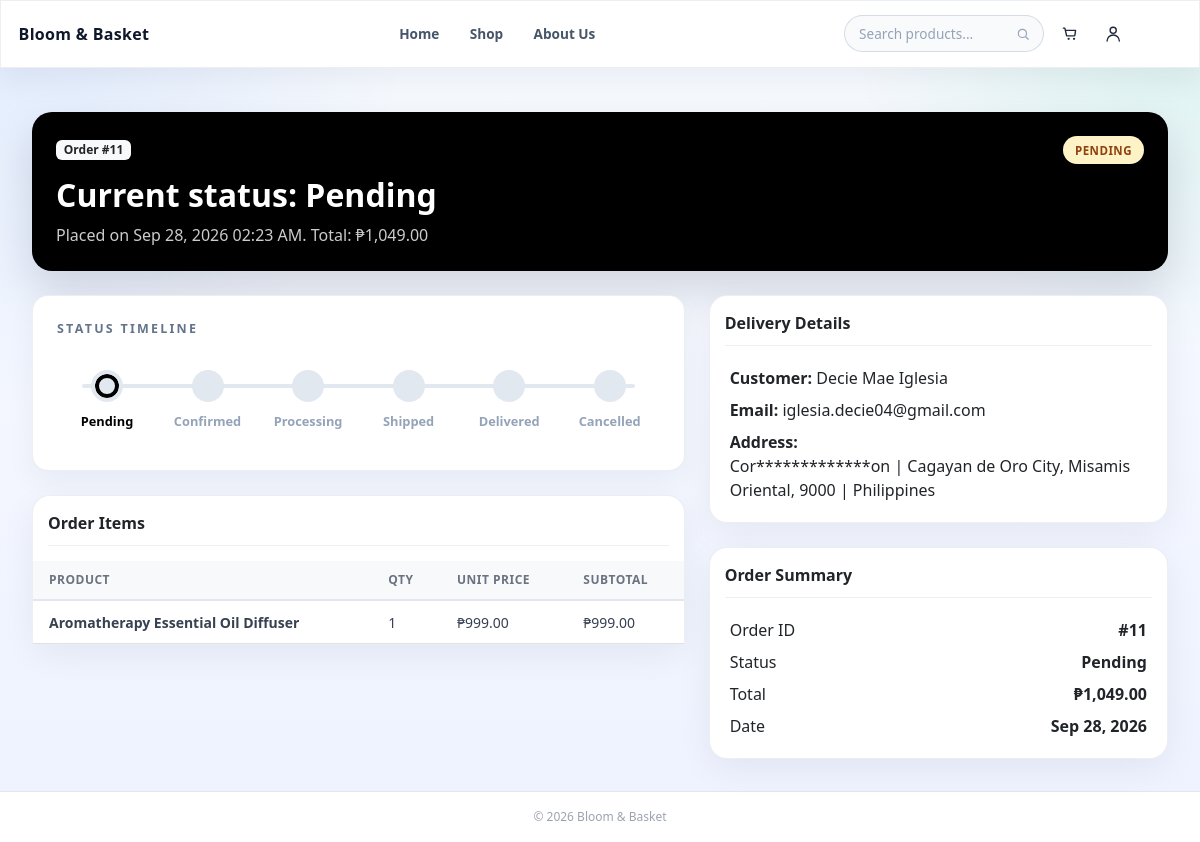
Screenshot of /customer_order_tracking.php (signed in) with the database file from the repository.
### tables this page shows
CREATE TABLE `orders` (
  `order_id` int(11) NOT NULL AUTO_INCREMENT,
  `user_id` int(11) NOT NULL,
  `order_date` timestamp NOT NULL DEFAULT current_timestamp(),
  `total_amount` decimal(10,2) NOT NULL,
  `status` varchar(20) NOT NULL DEFAULT 'Pending',
  `shipping_address` text DEFAULT NULL,
  `payment_method` varchar(50) DEFAULT NULL,
  `payment_status` varchar(20) DEFAULT NULL,
  `shipping_fee` decimal(10,2) DEFAULT 0.00,
  PRIMARY KEY (`order_id`),
  KEY `fk_orders_user` (`user_id`),
  CONSTRAINT `fk_orders_user` FOREIGN KEY (`user_id`) REFERENCES `users` (`user_id`) ON DELETE CASCADE ON UPDATE CASCADE
);

CREATE TABLE `order_details` (
  `order_detail_id` int(11) NOT NULL AUTO_INCREMENT,
  `order_id` int(11) NOT NULL,
  `product_id` int(11) NOT NULL,
  `quantity` int(11) NOT NULL,
  `unit_price` decimal(10,2) NOT NULL,
  `subtotal` decimal(10,2) NOT NULL,
  PRIMARY KEY (`order_detail_id`),
  KEY `fk_order_details_order` (`order_id`),
  KEY `fk_order_details_product` (`product_id`),
  CONSTRAINT `fk_order_details_order` FOREIGN KEY (`order_id`) REFERENCES `orders` (`order_id`) ON DELETE CASCADE ON UPDATE CASCADE,
  CONSTRAINT `fk_order_details_product` FOREIGN KEY (`product_id`) REFERENCES `products` (`product_id`) ON DELETE CASCADE ON UPDATE CASCADE
);

CREATE TABLE `products` (
  `product_id` int(11) NOT NULL AUTO_INCREMENT,
  `category_id` int(11) NOT NULL,
  `created_by` int(11) DEFAULT NULL,
  `updated_by` int(11) DEFAULT NULL,
  `product_name` varchar(150) NOT NULL,
  `description` text DEFAULT NULL,
  `price` decimal(10,2) NOT NULL,
  `stock_quantity` int(11) NOT NULL DEFAULT 0,
  `image_url` varchar(255) DEFAULT NULL,
  `created_at` timestamp NOT NULL DEFAULT current_timestamp(),
  PRIMARY KEY (`product_id`),
  KEY `fk_products_category` (`category_id`),
  KEY `fk_products_created_by` (`created_by`),
  KEY `fk_products_updated_by` (`updated_by`),
  CONSTRAINT `fk_products_category` FOREIGN KEY (`category_id`) REFERENCES `categories` (`category_id`) ON DELETE CASCADE ON UPDATE CASCADE,
  CONSTRAINT `fk_products_created_by` FOREIGN KEY (`created_by`) REFERENCES `admins` (`admin_id`) ON DELETE SET NULL ON UPDATE CASCADE,
  CONSTRAINT `fk_products_updated_by` FOREIGN KEY (`updated_by`) REFERENCES `admins` (`admin_id`) ON DELETE SET NULL ON UPDATE CASCADE
);

CREATE TABLE `users` (
  `user_id` int(11) NOT NULL AUTO_INCREMENT,
  `first_name` varchar(50) NOT NULL,
  `last_name` varchar(50) NOT NULL,
  `email` varchar(100) NOT NULL,
  `password` varchar(255) NOT NULL,
  `phone_number` varchar(20) DEFAULT NULL,
  `created_at` timestamp NOT NULL DEFAULT current_timestamp(),
  PRIMARY KEY (`user_id`),
  UNIQUE KEY `email` (`email`)
);

### includes/customer_system.php (called while the page is built, shortened)
<?php
function currentCustomerId(): ?int
{
    return !empty($_SESSION['customer_user_id']) ? (int)$_SESSION['customer_user_id'] : null;
}
function fetchCurrentCustomer(mysqli $conn): ?array
{
    $customerId = currentCustomerId();
    $stmt = $conn->prepare('SELECT user_id, first_name, last_name, email, phone_number, created_at FROM users WHERE user_id = ?');
    $stmt->bind_param('i', $customerId);
    $stmt->execute();
    $result = $stmt->get_result();
    $customer = $result ? $result->fetch_assoc() : null;
    return $customer ?: null;
}
function orderStatusOptions(): array
{
    return ['Pending', 'Confirmed', 'Processing', 'Shipped', 'Delivered', 'Cancelled'];
}
function orderStatusBadgeClass(string $status): string
{
    return match (strtolower(trim($status))) {
        'confirmed' => 'status-confirmed',
        'processing' => 'status-processing',
        'shipped' => 'status-shipped',
        'delivered' => 'status-delivered',
        'cancelled' => 'status-cancelled',
        default => 'status-pending',
    };
}

### customer_order_tracking.php (the view, shortened to what this page needs)
<?php
require_once 'config/db.php';
require_once 'includes/customer_system.php';
$conn = getConnection();
$customer = fetchCurrentCustomer($conn);
$customerId = (int)$customer['user_id'];
$orderId = (int)($_GET['order_id'] ?? 0);
if ($orderId <= 0) {
    $stmt = $conn->prepare('SELECT order_id FROM orders WHERE user_id = ? ORDER BY order_date DESC LIMIT 1');
    $stmt->bind_param('i', $customerId);
    $stmt->execute();
    $latestOrder = $stmt->get_result()->fetch_assoc();
    $orderId = (int)($latestOrder['order_id'] ?? 0);
}
$stmt = $conn->prepare(
    'SELECT o.order_id, o.order_date, o.total_amount, o.status, o.shipping_address,
            u.first_name, u.last_name, u.email
     FROM orders o
     INNER JOIN users u ON u.user_id = o.user_id
     WHERE o.order_id = ? AND o.user_id = ?
     LIMIT 1'
);
$stmt->bind_param('ii', $orderId, $customerId);
$stmt->execute();
$order = $stmt->get_result()->fetch_assoc();
    ?>
    <?php
$stmt = $conn->prepare(
    'SELECT od.order_detail_id, od.quantity, od.unit_price, od.subtotal,
            p.product_name, p.image_url
     FROM order_details od
     INNER JOIN products p ON p.product_id = od.product_id
     WHERE od.order_id = ?
     ORDER BY od.order_detail_id ASC'
);
$stmt->bind_param('i', $orderId);
$stmt->execute();
$orderItems = $stmt->get_result()->fetch_all(MYSQLI_ASSOC);
$statusSteps = orderStatusOptions();
$currentIndex = array_search($order['status'], $statusSteps, true);
?>
<!DOCTYPE html>
<html lang="en">
<head>
    <link rel="stylesheet" href="https://cdn.jsdelivr.net/npm/bootstrap@5.3.3/dist/css/bootstrap.min.css">
    <link rel="stylesheet" href="assets/style.css">
    <link rel="stylesheet" href="assets/customer.css">
</head>
<body class="customer-ui customer-page">
<?php $customerActivePage = 'orders'; require_once 'includes/customer_nav.php'; ?>
<div id="main-content">
    <div class="page-content">
        <div class="customer-hero mb-4">
            <div class="d-flex justify-content-between align-items-start flex-wrap gap-3">
                <div>
                    <div class="badge bg-light text-dark mb-3">Order #<?= (int)$order['order_id'] ?></div>
                    <h2 class="fw-bold mb-2">Current status: <?= htmlspecialchars($order['status']) ?></h2>
                    <p>Placed on <?= htmlspecialchars(date('M d, Y h:i A', strtotime($order['order_date']))) ?>. Total: ₱<?= number_format((float)$order['total_amount'], 2) ?></p>
                </div>
                <span class="order-status-badge <?= htmlspecialchars(orderStatusBadgeClass((string)$order['status'])) ?>"><?= htmlspecialchars($order['status']) ?></span>
            </div>
        </div>
        <div class="row g-4">
            <div class="col-lg-7">
                <div class="tracking-card p-4 mb-4" style="overflow: hidden;">
                    <div class="page-section-title mb-1">Status Timeline</div>
                    <?php
                    $isCancelled = (strtolower(trim($order['status'])) === 'cancelled');
                    ?>
                    <div class="timeline-h-container mt-3">
                        <div class="timeline-h">
                            <div class="timeline-h-line"></div>
                            <?php foreach ($statusSteps as $index => $status): ?>
                                <?php
                                    $stepClass = '';
                                    if ($isCancelled) {
                                        if ($index === $currentIndex) {
                                            $stepClass = 'cancelled active';
                                        } elseif ($index < $currentIndex) {
                                            $stepClass = 'done';
                                        }
                                    } else {
                                        $stepClass = $index < $currentIndex ? 'done' : ($index === $currentIndex ? 'active' : '');
                                    }
                                ?>
                                <div class="timeline-step-h <?= $stepClass ?>">
                                    <div class="timeline-circle">
                                    </div>
                                    <div class="timeline-label"><?= htmlspecialchars($status) ?></div>
                                </div>
                            <?php endforeach; ?>
                        </div>
                    </div>
                </div>
                <div class="customer-card">
                    <div class="card-header">Order Items</div>
                    <div class="table-responsive">
                        <table class="table mb-0 align-middle">
                            <thead>
                                <tr>
                                    <th>Product</th>
                                    <th>Qty</th>
                                    <th>Unit Price</th>
                                    <th>Subtotal</th>
                                </tr>
                            </thead>
                            <tbody>
                                <?php foreach ($orderItems as $item): ?>
                                    <tr>
                                        <td>
                                            <div class="fw-semibold"><?= htmlspecialchars($item['product_name']) ?></div>
                                        </td>
                                        <td><?= (int)$item['quantity'] ?></td>
                                        <td>₱<?= number_format((float)$item['unit_price'], 2) ?></td>
                                        <td>₱<?= number_format((float)$item['subtotal'], 2) ?></td>
                                    </tr>
                                <?php endforeach; ?>
                            </tbody>
                        </table>
                    </div>
                </div>
            </div>
            <div class="col-lg-5">
                <div class="customer-card mb-4">
                    <div class="card-header">Delivery Details</div>
                    <div class="card-body" style="padding: 1.25rem; margin-top:-15px;">
                        <div class="mb-2"><strong>Customer:</strong> <?= htmlspecialchars(trim($order['first_name'] . ' ' . $order['last_name'])) ?></div>
                        <div class="mb-2"><strong>Email:</strong> <?= htmlspecialchars($order['email']) ?></div>
                        <div><strong>Address:</strong><br><?= nl2br(htmlspecialchars($order['shipping_address'] ?? '')) ?></div>
                    </div>
                </div>
                <div class="customer-card">
                    <div class="card-header">Order Summary</div>
                    <div class="card-body" style="padding: 1.25rem; margin-top:-15px;">
                        <div class="d-flex justify-content-between mb-2"><span>Order ID</span><strong>#<?= (int)$order['order_id'] ?></strong></div>
                        <div class="d-flex justify-content-between mb-2"><span>Status</span><strong><?= htmlspecialchars($order['status']) ?></strong></div>
                        <div class="d-flex justify-content-between mb-2"><span>Total</span><strong>₱<?= number_format((float)$order['total_amount'], 2) ?></strong></div>
                        <div class="d-flex justify-content-between"><span>Date</span><strong><?= htmlspecialchars(date('M d, Y', strtotime($order['order_date']))) ?></strong></div>
                    </div>
                </div>
            </div>
        </div>
    </div>
    <div class="page-footer">
        &copy; <?= date('Y') ?> Bloom &amp; Basket
    </div>
</div>
</body>
</html>

### assets/style.css (style rules this page uses)
body { background-color: #f5f6fa; font-family: 'Segoe UI', system-ui, -apple-system, sans-serif; }
.page-content { flex: 1; padding: 2rem; }
.table thead th { background-color: #f8f9fb; font-size: .75rem; font-weight: 700; letter-spacing: .5px; text-transform: uppercase; color: #6b7280; border-bottom: 2px solid #e3e6ed; padding: .65rem 1rem; }
.table td { font-size: .875rem; color: #374151; padding: .65rem 1rem; vertical-align: middle; }
.page-footer { padding: 1rem 2rem; font-size: .75rem; color: #9ca3af; border-top: 1px solid #e3e6ed; background: #fff; text-align: center; }

### assets/customer.css (style rules this page uses)
body.customer-ui { background: radial-gradient(circle at top left, rgba(59, 130, 246, .12), transparent 28%), radial-gradient(circle at top right, rgba(16, 185, 129, .12), transparent 24%), linear-gradient(180deg, #f8fbff 0%, #eef2ff 100%); }
body.customer-ui.customer-page { --customer-nav-space: 4.5rem; }
body.customer-ui.customer-page #main-content { min-height: 100vh; padding-top: calc(var(--customer-nav-space) + .5rem); }
body.customer-ui.customer-page .page-footer { position: static; background: #fff; }
.customer-hero { background: black; color: #fff; border-radius: 20px; padding: 1.5rem; box-shadow: 0 20px 45px rgba(15, 23, 42, .15); }
.customer-hero h1, .customer-hero h2, .customer-hero h3 { margin-bottom: .35rem; font-weight: 800; }
.customer-hero p { color: rgba(255, 255, 255, .8); margin-bottom: 0; }
.customer-card { background: #fff; border: 1px solid rgba(148, 163, 184, .18); border-radius: 18px; box-shadow: 0 10px 35px rgba(15, 23, 42, .06); }
.customer-card .card-header { background: transparent; border-bottom: 1px solid rgba(148, 163, 184, .18); font-weight: 700; margin: 15px; padding-bottom: 10px; }
.page-section-title { font-size: .78rem; text-transform: uppercase; letter-spacing: .18em; color: #64748b; font-weight: 800; margin-bottom: .75rem; }
.address-card, .order-card, .tracking-card { border: 1px solid rgba(148, 163, 184, .18); border-radius: 16px; background: #fff; box-shadow: 0 10px 30px rgba(15, 23, 42, .05); }
.status-pill, .order-status-badge { display: inline-flex; align-items: center; gap: .35rem; border-radius: 999px; padding: .35rem .75rem; font-size: .72rem; font-weight: 700; letter-spacing: .04em; text-transform: uppercase; }
.status-pending { background: #fef3c7; color: #92400e; }
.timeline-h-container { position: relative; padding: 1rem 0; overflow-x: auto; }
.timeline-h { display: flex; justify-content: space-between; align-items: flex-start; position: relative; min-width: 600px; padding: 0 10px; }
.timeline-h-line { position: absolute; top: 14px; left: 25px; right: 25px; height: 4px; background: #e2e8f0; z-index: 1; border-radius: 2px; }
.timeline-step-h { position: relative; z-index: 3; display: flex; flex-direction: column; align-items: center; width: 80px; }
.timeline-circle { width: 32px; height: 32px; border-radius: 50%; background: #e2e8f0; color: #fff; display: flex; align-items: center; justify-content: center; margin-bottom: 0.75rem; }
.timeline-step-h.active .timeline-circle { background: #e2e8f0; border: 4px solid #e2e8f0; box-shadow: inset 0 0 0 4px #000000; }
.timeline-label { font-size: 0.8rem; font-weight: 700; color: #94a3b8; text-align: center; line-height: 1.2; }
.timeline-step-h.active .timeline-label { color: #000000; }

### rows the page displays
orders: order_id "11", status "Pending", order_date "Sep 28, 2026 02:23 AM", total_amount "1,049.00", status "PENDING", user.last_name "Decie Mae Iglesia", user.email "iglesia.decie04@gmail.com", shipping_address "Cor*************on | Cagayan de Oro City, Misamis Oriental, 9000 | Philippines", order_date "Sep 28, 2026"
order_details: product.product_name "Aromatherapy Essential Oil Diffuser", quantity "1", unit_price "999.00", subtotal "999.00"

### other values shown
$status "Pending"
$status "Confirmed"
$status "Processing"
$status "Shipped"
$status "Delivered"
$status "Cancelled"
